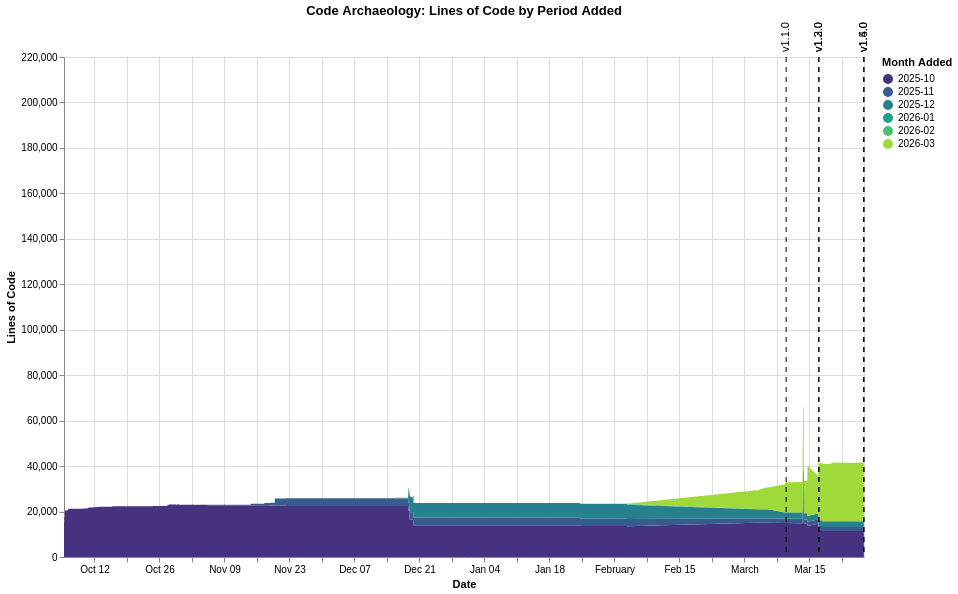

The Vega-Lite source for this figure:
### Vega-Lite specification from a JSON file in a GitHub repository (floating-point values rounded to 4 significant figures; data arrays with more than 128 entries replaced by an {"elided": "..."} marker saying what was removed)
{"$schema": "https://vega.github.io/schema/vega-lite/v6.1.0.json", "config": {"view": {"continuousHeight": 300, "continuousWidth": 300}}, "datasets": {"data-9d75bb7d801360bb02447cab4ab584b2": {"elided": "1141 records"}, "data-a9c1b75e52c431e400b472d5611144d9": [{"datetime": "2026-03-09T23:28:33", "version": "v1.1.0"}, {"datetime": "2026-03-17T00:17:46", "version": "v1.2.0"}, {"datetime": "2026-03-17T01:08:39", "version": "v1.3.0"}, {"datetime": "2026-03-26T16:26:57", "version": "v1.4.0"}, {"datetime": "2026-03-26T18:02:51", "version": "v1.5.0"}]}, "height": 500, "layer": [{"data": {"name": "data-9d75bb7d801360bb02447cab4ab584b2"}, "encoding": {"color": {"field": "period", "scale": {"scheme": "viridis"}, "title": "Month Added", "type": "ordinal"}, "order": {"field": "period", "sort": "ascending", "type": "ordinal"}, "tooltip": [{"field": "commit_date", "type": "temporal"}, {"field": "period", "type": "ordinal"}, {"field": "line_count", "type": "quantitative"}], "x": {"field": "commit_date", "title": "Date", "type": "temporal"}, "y": {"field": "line_count", "title": "Lines of Code", "type": "quantitative"}}, "mark": {"type": "area"}}, {"data": {"name": "data-a9c1b75e52c431e400b472d5611144d9"}, "encoding": {"tooltip": [{"field": "version", "type": "nominal"}, {"field": "datetime", "type": "temporal"}], "x": {"field": "datetime", "title": "Date", "type": "temporal"}}, "mark": {"strokeDash": [5, 5], "type": "rule"}}, {"data": {"name": "data-a9c1b75e52c431e400b472d5611144d9"}, "encoding": {"text": {"field": "version", "type": "nominal"}, "x": {"field": "datetime", "type": "temporal"}, "y": {"value": 10}}, "mark": {"align": "left", "angle": 270, "dx": 15, "dy": 0, "type": "text"}}], "title": "Code Archaeology: Lines of Code by Period Added", "width": 800}
